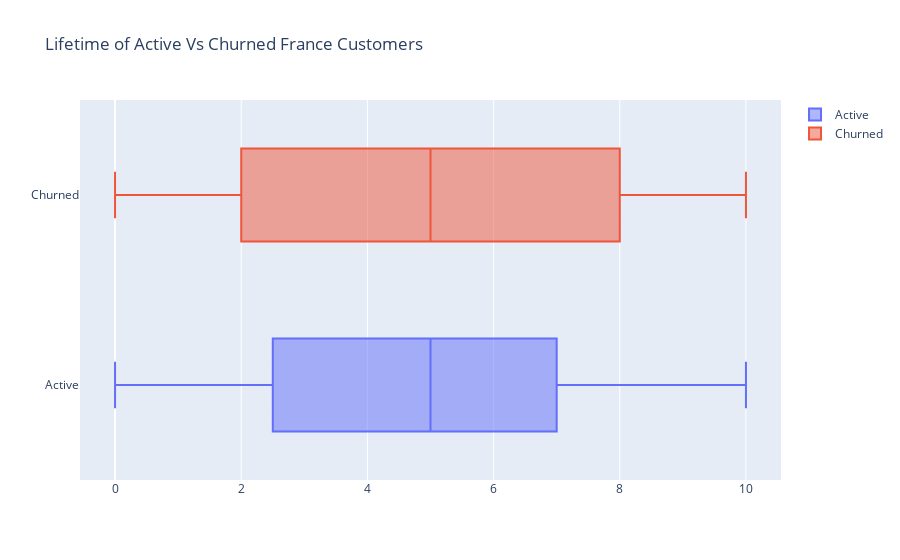

Notebook code for this chart:
### Markdown cell above
**1.2 France Tenure stats (Active vs Churned)**

### Code cell
active_france_users = active_users[active_users['Geography']=='France']
churned_france_users = churned_users[churned_users['Geography']=='France']

enable_plotly_in_cell()
import plotly.graph_objs as go
from plotly.offline import iplot

group_1 = go.Box(
    x=active_france_users['Tenure'],
    name="Active")

group_2 = go.Box(
    x=churned_france_users['Tenure'],
    name="Churned")

info = [group_1, group_2]
title = "Lifetime of Active Vs Churned France Customers"
iplot({
            "data": info, 
            "layout": {
                "title": title
            }
     })

### Figure 1 — Plotly figure (JSON) as saved in the notebook; plotly's stock layout.template omitted (floating-point values rounded to 4 significant figures; data arrays with more than 128 entries replaced by an {"elided": "..."} marker saying what was removed)
{"data": [{"name": "Active", "type": "box", "x": {"elided": "4204 int values"}}, {"name": "Churned", "type": "box", "x": {"elided": "810 int values"}}], "layout": {"title": {"text": "Lifetime of Active Vs Churned France Customers"}}}
